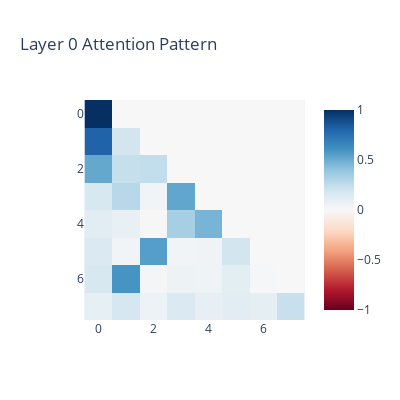

The cell this chart's notebook holds for it:
### Code cell
for layer_index in range(cfg.n_layers):
    imshow(
        transformer_lens.utils.to_numpy(cache["attn", layer_index].mean([0, 1])),
        title=f"Layer {layer_index} Attention Pattern",
        height=400,
        width=400,
    )

### Figure 1 — Plotly figure (JSON) as saved in the notebook; plotly's stock layout.template omitted (floating-point values rounded to 4 significant figures)
{"data": [{"coloraxis": "coloraxis", "hovertemplate": "x: %{x}<br>y: %{y}<br>color: %{z}<extra></extra>", "name": "0", "type": "heatmap", "xaxis": "x", "yaxis": "y", "z": [[1, 0, 0, 0, 0, 0, 0, 0], [0.8099, 0.1901, 0, 0, 0, 0, 0, 0], [0.5154, 0.2385, 0.2461, 0, 0, 0, 0, 0], [0.167, 0.2812, 0.029, 0.5228, 0, 0, 0, 0], [0.1106, 0.0801, 0.006071, 0.3345, 0.4687, 0, 0, 0], [0.1505, 0.02925, 0.5541, 0.03641, 0.04225, 0.1875, 0, 0], [0.1664, 0.5953, 0.02237, 0.05153, 0.04865, 0.1054, 0.01043, 0], [0.09139, 0.1729, 0.05617, 0.1459, 0.08424, 0.1176, 0.1023, 0.2295]]}], "layout": {"coloraxis": {"cmid": 0, "colorscale": [[0, "rgb(103,0,31)"], [0.1, "rgb(178,24,43)"], [0.2, "rgb(214,96,77)"], [0.3, "rgb(244,165,130)"], [0.4, "rgb(253,219,199)"], [0.5, "rgb(247,247,247)"], [0.6, "rgb(209,229,240)"], [0.7, "rgb(146,197,222)"], [0.8, "rgb(67,147,195)"], [0.9, "rgb(33,102,172)"], [1, "rgb(5,48,97)"]]}, "height": 400, "title": {"text": "Layer 0 Attention Pattern"}, "width": 400, "xaxis": {"anchor": "y", "constrain": "domain", "domain": [0, 1], "scaleanchor": "y"}, "yaxis": {"anchor": "x", "autorange": "reversed", "constrain": "domain", "domain": [0, 1]}}}
